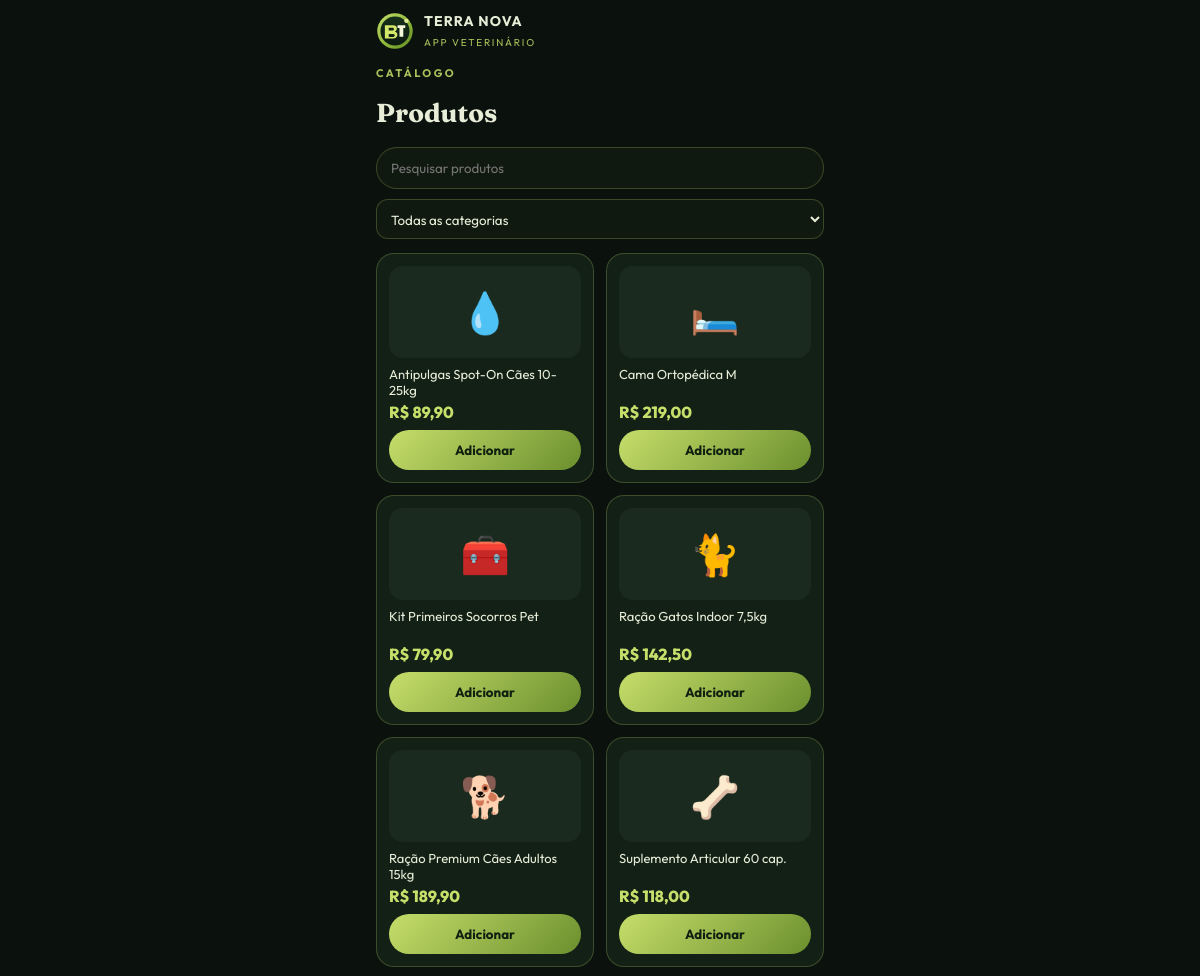
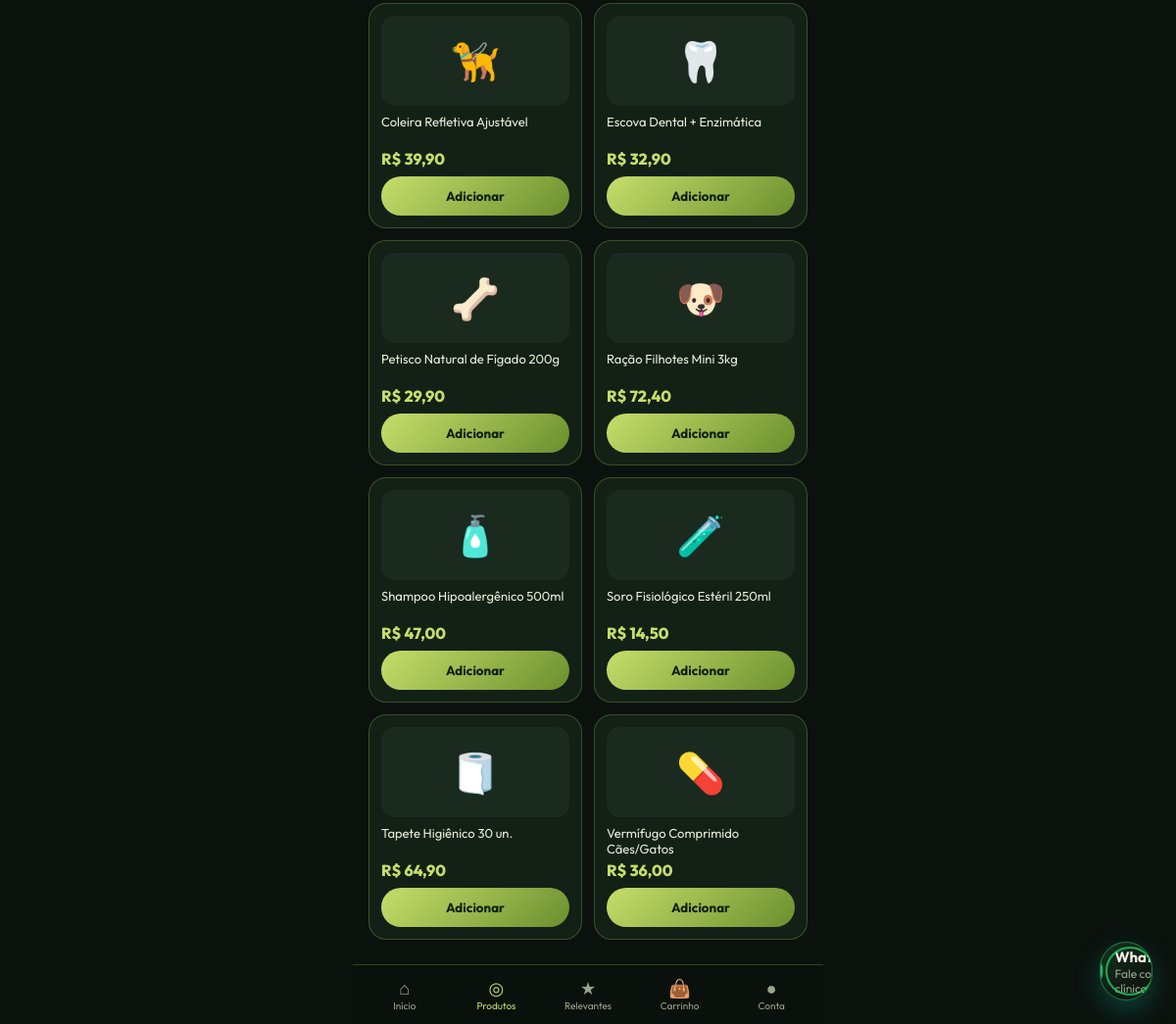
Screenshot of /m/produtos/ with the database file from the repository (2 pictures, top to bottom).
### store/models.py (models this page shows, shortened)
class Product(models.Model):
    category = models.ForeignKey(Category, on_delete=models.PROTECT, related_name='products')
    name = models.CharField('Nome', max_length=160)
    slug = models.SlugField(unique=True, blank=True)
    description = models.TextField('Descrição')
    price = models.DecimalField('Preço', max_digits=10, decimal_places=2)
    stock = models.PositiveIntegerField('Estoque', default=0)
    featured = models.BooleanField('Mais relevante', default=False)
    active = models.BooleanField('Ativo', default=True)
    emoji = models.CharField('Emoji', max_length=8, default='🦴')
    accent = models.CharField('Cor de destaque', max_length=16, default='#A8C15A')
    created_at = models.DateTimeField(auto_now_add=True)
    class Meta:
        verbose_name = 'Produto'
        verbose_name_plural = 'Produtos'
        ordering = ['-featured', 'name']

### store/mobile_views.py (the view)
# urls.py: path('m/produtos/', mobile_views.app_produtos, name='app_produtos'),
def app_produtos(request):
    _mark_app(request)
    qs = Product.objects.filter(active=True).select_related('category')
    q = request.GET.get('q', '').strip()
    cat = request.GET.get('categoria', '').strip()
    if q:
        qs = qs.filter(Q(name__icontains=q) | Q(description__icontains=q))
    if cat:
        qs = qs.filter(category__slug=cat)
    return render(request, 'mobile/produtos.html', {
        'products': qs,
        'q': q,
        'categories': Category.objects.all(),
        'cat': cat,
        'app_tab': 'produtos',
    })

### store/cart.py (called while the page is built)
def _secret() -> bytes:
    return settings.SECRET_KEY.encode()

def new_token() -> str:
    raw = f'{time.time_ns()}'
    return hmac.new(_secret(), raw.encode(), hashlib.sha256).hexdigest()

def ensure_token(session) -> str:
    token = session.get(TOKEN_KEY)
    if not token:
        token = new_token()
        session[TOKEN_KEY] = token
        session.modified = True
    return token

def get_items(session) -> dict:
    return session.get(CART_KEY, {})

def count(session) -> int:
    return sum(int(q) for q in get_items(session).values())

### store/context_processors.py (called while the page is built)
def cart_context(request):
    items_map = cart.get_items(request.session)
    qty = cart.count(request.session)
    return {
        'cart_count': qty,
        'cart_has_items': qty > 0,
        'cart_ids': list(items_map.keys()),
    }

def brand_context(request):
    number = ''.join(ch for ch in str(getattr(settings, 'CLINIC_WHATSAPP', '5511999999999')) if ch.isdigit()) or '5511999999999'
    msg = quote('Ola TERRA NOVA, vim pelo app.')
    return {
        'clinic_name': getattr(settings, 'CLINIC_NAME', 'TERRA NOVA'),
        'clinic_pix_key': getattr(settings, 'CLINIC_PIX_KEY', ''),
        'clinic_whatsapp': number,
        'whatsapp_url': f'https://wa.me/{number}?text={msg}',
        'meta_description': 'Clínica e farmácia veterinária TERRA NOVA. Produtos, app PWA, carrinho seguro e PIX.',
    }

def push_context(request):
    from . import webpush
    return {'vapid_public_key': webpush.public_key()}

### store/mobile_views.py (called while the page is built)
def _mark_app(request):
    request.session['from_app'] = True

### store/webpush.py (called while the page is built)
def load_vapid():
    env_pub = os.environ.get('VAPID_PUBLIC_KEY', '').strip()
    env_pem = os.environ.get('VAPID_PRIVATE_PEM', '').strip()
    if env_pub and env_pem:
        return env_pub, env_pem.replace('\\n', '\n')
    path = Path(settings.BASE_DIR) / 'terranova' / 'vapid.json'
    if path.exists():
        data = json.loads(path.read_text())
        return data['public_key'], data['private_pem']
    return '', ''

def public_key() -> str:
    return load_vapid()[0]

### templates/mobile/produtos.html (shortened to what this page needs)
{% extends 'mobile/base.html' %}
{% block content %}
<div class="kicker">CATÁLOGO</div>
<h1 style="font-family:var(--serif);font-size:26px">Produtos</h1>
<form method="get">
  <div class="search" style="margin:10px 0"><input name="q" value="{{ q }}" placeholder="Pesquisar produtos"></div>
  <select name="categoria" onchange="this.form.submit()" style="width:100%;background:#101910;color:var(--ink);border:1px solid var(--stroke);border-radius:12px;padding:10px">
    <option value="">Todas as categorias</option>
  </select>
</form>
<div class="grid" style="margin-top:14px">
  {% for p in products %}{% include 'mobile/_card.html' %}{% empty %}
    <p class="muted">Nada encontrado.</p>
  {% endfor %}
</div>
{% endblock %}

### templates/mobile/_card.html (shortened to what this page needs)
<article class="card">
  <a href="{% url 'store:app_produto' p.slug %}">
    <div class="thumb">{{ p.emoji }}</div>
    <div style="font-size:13px;min-height:36px">{{ p.name }}</div>
    <div class="price">R$ {{ p.price|floatformat:2 }}</div>
  </a>
  <form method="post" action="{% url 'store:adicionar' p.id %}" style="margin-top:8px">
    <button class="btn btn-cana" type="submit">Adicionar</button>
  </form>
</article>

### static/css/app.css (style rules this page uses)
:root { --cana: #A8C15A; --cana-2: #C6DE6A; --forest: #0B120E; --panel: #132016; --stroke: rgba(168,193,90,.28); --ink: #E8EDD8; --muted: #9AA68A; --gold: #C4A35A; --safe-top: env(safe-area-inset-top); --safe-bot: env(safe-area-inset-bottom); --font: "Outfit", system-ui, sans-serif; --serif: "Fraunces", Georgia, serif; }
* { box-sizing: border-box; -webkit-tap-highlight-color: transparent; }
html, body { margin: 0; background: var(--forest); color: var(--ink); font-family: var(--font); }
body { min-height: 100dvh; }
a { color: inherit; text-decoration: none; }
button, input, select, textarea { font-family: inherit; }
.search input { width: 100%; border: 1px solid var(--stroke); background: #101910; color: var(--ink); border-radius: 999px; padding: 12px 14px; outline: none; }
.kicker { color: var(--cana); letter-spacing: .22em; font-size: 11px; font-weight: 700; }
.grid { display: grid; grid-template-columns: 1fr 1fr; gap: 12px; }
.card { background: var(--panel); border: 1px solid var(--stroke); border-radius: 18px; padding: 12px; }
.thumb { height: 92px; display: grid; place-items: center; font-size: 40px; background: #1a2a1e; border-radius: 14px; margin-bottom: 8px; }
.price { color: var(--cana-2); font-weight: 800; }
.btn { border: 0; border-radius: 999px; padding: 12px 16px; font-weight: 700; width: 100%; }
.btn-cana { background: linear-gradient(135deg, #C6DE6A, #6B8F2E); color: #102010; }

### rows the page displays
Product: emoji "💧", name "Antipulgas Spot-On Cães 10-25kg", price "89,90"
Product: emoji "🛏️", name "Cama Ortopédica M", price "219,00"
Product: emoji "🧰", name "Kit Primeiros Socorros Pet", price "79,90"
Product: emoji "🐈", name "Ração Gatos Indoor 7,5kg", price "142,50"
Product: emoji "🐕", name "Ração Premium Cães Adultos 15kg", price "189,90"
Product: emoji "🦴", name "Suplemento Articular 60 cap.", price "118,00"
Product: emoji "🦮", name "Coleira Refletiva Ajustável", price "39,90"
Product: emoji "🦷", name "Escova Dental + Enzimática", price "32,90"
Product: emoji "🦴", name "Petisco Natural de Fígado 200g", price "29,90"
Product: emoji "🐶", name "Ração Filhotes Mini 3kg", price "72,40"
Product: emoji "🧴", name "Shampoo Hipoalergênico 500ml", price "47,00"
Product: emoji "🧪", name "Soro Fisiológico Estéril 250ml", price "14,50"
Product: emoji "🧻", name "Tapete Higiênico 30 un.", price "64,90"
Product: emoji "💊", name "Vermífugo Comprimido Cães/Gatos", price "36,00"
